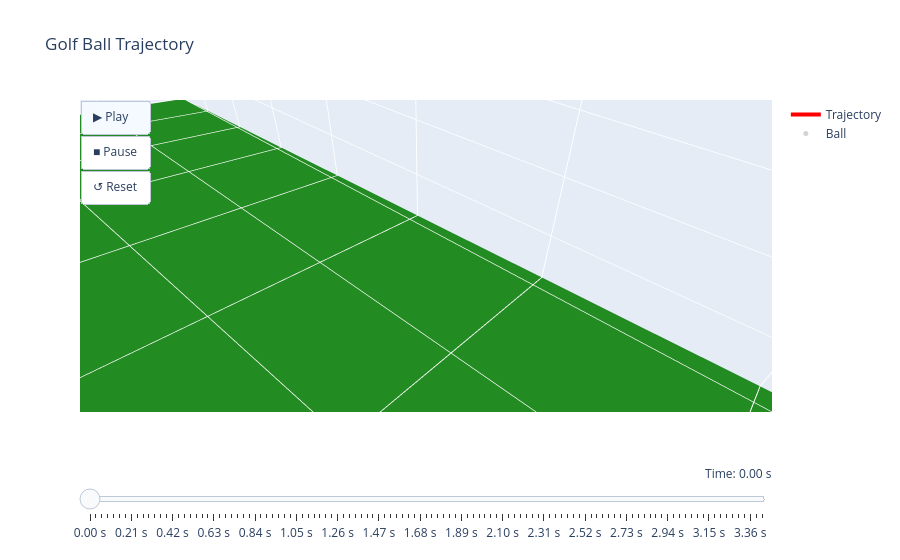

Notebook code for this chart:
### Code cell
animate(P0, V0, W0, wind, dt=0.01, randomize_wind=True)

### Figure 1 — Plotly figure (JSON) as saved in the notebook; plotly's stock layout.template omitted (floating-point values rounded to 4 significant figures)
{"data": [{"line": {"color": "red", "width": 4}, "mode": "lines", "name": "Trajectory", "type": "scatter3d", "x": [0], "y": [0], "z": [0]}, {"marker": {"color": "Lightgray", "size": 5}, "mode": "markers+text", "name": "Ball", "text": ["Start"], "textfont": {"color": "white", "size": 12}, "type": "scatter3d", "x": [0], "y": [0], "z": [0]}], "layout": {"scene": {"aspectmode": "manual", "aspectratio": {"x": 28.46, "y": 130.2, "z": 22.25}, "camera": {"eye": {"x": 2, "y": 2, "z": 2}}, "xaxis": {"dtick": 10, "range": [-10, 18.46], "tickmode": "linear"}, "yaxis": {"dtick": 10, "range": [-10, 120.2], "tickmode": "linear"}, "zaxis": {"backgroundcolor": "rgb(34, 139, 34)", "range": [0, 22.25]}}, "sliders": [{"active": 0, "currentvalue": {"prefix": "Time: ", "visible": true, "xanchor": "right"}, "pad": {"b": 10, "t": 50}, "steps": [{"args": [["0"], {"frame": {"duration": 0, "redraw": true}, "mode": "immediate", "transition": {"duration": 0}}], "label": "0.00 s", "method": "animate"}, {"args": [["3"], {"frame": {"duration": 0, "redraw": true}, "mode": "immediate", "transition": {"duration": 0}}], "label": "0.03 s", "method": "animate"}, {"args": [["6"], {"frame": {"duration": 0, "redraw": true}, "mode": "immediate", "transition": {"duration": 0}}], "label": "0.06 s", "method": "animate"}, {"args": [["9"], {"frame": {"duration": 0, "redraw": true}, "mode": "immediate", "transition": {"duration": 0}}], "label": "0.09 s", "method": "animate"}, {"args": [["12"], {"frame": {"duration": 0, "redraw": true}, "mode": "immediate", "transition": {"duration": 0}}], "label": "0.12 s", "method": "animate"}, {"args": [["15"], {"frame": {"duration": 0, "redraw": true}, "mode": "immediate", "transition": {"duration": 0}}], "label": "0.15 s", "method": "animate"}, {"args": [["18"], {"frame": {"duration": 0, "redraw": true}, "mode": "immediate", "transition": {"duration": 0}}], "label": "0.18 s", "method": "animate"}, {"args": [["21"], {"frame": {"duration": 0, "redraw": true}, "mode": "immediate", "transition": {"duration": 0}}], "label": "0.21 s", "method": "animate"}, {"args": [["24"], {"frame": {"duration": 0, "redraw": true}, "mode": "immediate", "transition": {"duration": 0}}], "label": "0.24 s", "method": "animate"}, {"args": [["27"], {"frame": {"duration": 0, "redraw": true}, "mode": "immediate", "transition": {"duration": 0}}], "label": "0.27 s", "method": "animate"}, {"args": [["30"], {"frame": {"duration": 0, "redraw": true}, "mode": "immediate", "transition": {"duration": 0}}], "label": "0.30 s", "method": "animate"}, {"args": [["33"], {"frame": {"duration": 0, "redraw": true}, "mode": "immediate", "transition": {"duration": 0}}], "label": "0.33 s", "method": "animate"}, {"args": [["36"], {"frame": {"duration": 0, "redraw": true}, "mode": "immediate", "transition": {"duration": 0}}], "label": "0.36 s", "method": "animate"}, {"args": [["39"], {"frame": {"duration": 0, "redraw": true}, "mode": "immediate", "transition": {"duration": 0}}], "label": "0.39 s", "method": "animate"}, {"args": [["42"], {"frame": {"duration": 0, "redraw": true}, "mode": "immediate", "transition": {"duration": 0}}], "label": "0.42 s", "method": "animate"}, {"args": [["45"], {"frame": {"duration": 0, "redraw": true}, "mode": "immediate", "transition": {"duration": 0}}], "label": "0.45 s", "method": "animate"}, {"args": [["48"], {"frame": {"duration": 0, "redraw": true}, "mode": "immediate", "transition": {"duration": 0}}], "label": "0.48 s", "method": "animate"}, {"args": [["51"], {"frame": {"duration": 0, "redraw": true}, "mode": "immediate", "transition": {"duration": 0}}], "label": "0.51 s", "method": "animate"}, {"args": [["54"], {"frame": {"duration": 0, "redraw": true}, "mode": "immediate", "transition": {"duration": 0}}], "label": "0.54 s", "method": "animate"}, {"args": [["57"], {"frame": {"duration": 0, "redraw": true}, "mode": "immediate", "transition": {"duration": 0}}], "label": "0.57 s", "method": "animate"}, {"args": [["60"], {"frame": {"duration": 0, "redraw": true}, "mode": "immediate", "transition": {"duration": 0}}], "label": "0.60 s", "method": "animate"}, {"args": [["63"], {"frame": {"duration": 0, "redraw": true}, "mode": "immediate", "transition": {"duration": 0}}], "label": "0.63 s", "method": "animate"}, {"args": [["66"], {"frame": {"duration": 0, "redraw": true}, "mode": "immediate", "transition": {"duration": 0}}], "label": "0.66 s", "method": "animate"}, {"args": [["69"], {"frame": {"duration": 0, "redraw": true}, "mode": "immediate", "transition": {"duration": 0}}], "label": "0.69 s", "method": "animate"}, {"args": [["72"], {"frame": {"duration": 0, "redraw": true}, "mode": "immediate", "transition": {"duration": 0}}], "label": "0.72 s", "method": "animate"}, {"args": [["75"], {"frame": {"duration": 0, "redraw": true}, "mode": "immediate", "transition": {"duration": 0}}], "label": "0.75 s", "method": "animate"}, {"args": [["78"], {"frame": {"duration": 0, "redraw": true}, "mode": "immediate", "transition": {"duration": 0}}], "label": "0.78 s", "method": "animate"}, {"args": [["81"], {"frame": {"duration": 0, "redraw": true}, "mode": "immediate", "transition": {"duration": 0}}], "label": "0.81 s", "method": "animate"}, {"args": [["84"], {"frame": {"duration": 0, "redraw": true}, "mode": "immediate", "transition": {"duration": 0}}], "label": "0.84 s", "method": "animate"}, {"args": [["87"], {"frame": {"duration": 0, "redraw": true}, "mode": "immediate", "transition": {"duration": 0}}], "label": "0.87 s", "method": "animate"}, {"args": [["90"], {"frame": {"duration": 0, "redraw": true}, "mode": "immediate", "transition": {"duration": 0}}], "label": "0.90 s", "method": "animate"}, {"args": [["93"], {"frame": {"duration": 0, "redraw": true}, "mode": "immediate", "transition": {"duration": 0}}], "label": "0.93 s", "method": "animate"}, {"args": [["96"], {"frame": {"duration": 0, "redraw": true}, "mode": "immediate", "transition": {"duration": 0}}], "label": "0.96 s", "method": "animate"}, {"args": [["99"], {"frame": {"duration": 0, "redraw": true}, "mode": "immediate", "transition": {"duration": 0}}], "label": "0.99 s", "method": "animate"}, {"args": [["102"], {"frame": {"duration": 0, "redraw": true}, "mode": "immediate", "transition": {"duration": 0}}], "label": "1.02 s", "method": "animate"}, {"args": [["105"], {"frame": {"duration": 0, "redraw": true}, "mode": "immediate", "transition": {"duration": 0}}], "label": "1.05 s", "method": "animate"}, {"args": [["108"], {"frame": {"duration": 0, "redraw": true}, "mode": "immediate", "transition": {"duration": 0}}], "label": "1.08 s", "method": "animate"}, {"args": [["111"], {"frame": {"duration": 0, "redraw": true}, "mode": "immediate", "transition": {"duration": 0}}], "label": "1.11 s", "method": "animate"}, {"args": [["114"], {"frame": {"duration": 0, "redraw": true}, "mode": "immediate", "transition": {"duration": 0}}], "label": "1.14 s", "method": "animate"}, {"args": [["117"], {"frame": {"duration": 0, "redraw": true}, "mode": "immediate", "transition": {"duration": 0}}], "label": "1.17 s", "method": "animate"}, {"args": [["120"], {"frame": {"duration": 0, "redraw": true}, "mode": "immediate", "transition": {"duration": 0}}], "label": "1.20 s", "method": "animate"}, {"args": [["123"], {"frame": {"duration": 0, "redraw": true}, "mode": "immediate", "transition": {"duration": 0}}], "label": "1.23 s", "method": "animate"}, {"args": [["126"], {"frame": {"duration": 0, "redraw": true}, "mode": "immediate", "transition": {"duration": 0}}], "label": "1.26 s", "method": "animate"}, {"args": [["129"], {"frame": {"duration": 0, "redraw": true}, "mode": "immediate", "transition": {"duration": 0}}], "label": "1.29 s", "method": "animate"}, {"args": [["132"], {"frame": {"duration": 0, "redraw": true}, "mode": "immediate", "transition": {"duration": 0}}], "label": "1.32 s", "method": "animate"}, {"args": [["135"], {"frame": {"duration": 0, "redraw": true}, "mode": "immediate", "transition": {"duration": 0}}], "label": "1.35 s", "method": "animate"}, {"args": [["138"], {"frame": {"duration": 0, "redraw": true}, "mode": "immediate", "transition": {"duration": 0}}], "label": "1.38 s", "method": "animate"}, {"args": [["141"], {"frame": {"duration": 0, "redraw": true}, "mode": "immediate", "transition": {"duration": 0}}], "label": "1.41 s", "method": "animate"}, {"args": [["144"], {"frame": {"duration": 0, "redraw": true}, "mode": "immediate", "transition": {"duration": 0}}], "label": "1.44 s", "method": "animate"}, {"args": [["147"], {"frame": {"duration": 0, "redraw": true}, "mode": "immediate", "transition": {"duration": 0}}], "label": "1.47 s", "method": "animate"}, {"args": [["150"], {"frame": {"duration": 0, "redraw": true}, "mode": "immediate", "transition": {"duration": 0}}], "label": "1.50 s", "method": "animate"}, {"args": [["153"], {"frame": {"duration": 0, "redraw": true}, "mode": "immediate", "transition": {"duration": 0}}], "label": "1.53 s", "method": "animate"}, {"args": [["156"], {"frame": {"duration": 0, "redraw": true}, "mode": "immediate", "transition": {"duration": 0}}], "label": "1.56 s", "method": "animate"}, {"args": [["159"], {"frame": {"duration": 0, "redraw": true}, "mode": "immediate", "transition": {"duration": 0}}], "label": "1.59 s", "method": "animate"}, {"args": [["162"], {"frame": {"duration": 0, "redraw": true}, "mode": "immediate", "transition": {"duration": 0}}], "label": "1.62 s", "method": "animate"}, {"args": [["165"], {"frame": {"duration": 0, "redraw": true}, "mode": "immediate", "transition": {"duration": 0}}], "label": "1.65 s", "method": "animate"}, {"args": [["168"], {"frame": {"duration": 0, "redraw": true}, "mode": "immediate", "transition": {"duration": 0}}], "label": "1.68 s", "method": "animate"}, {"args": [["171"], {"frame": {"duration": 0, "redraw": true}, "mode": "immediate", "transition": {"duration": 0}}], "label": "1.71 s", "method": "animate"}, {"args": [["174"], {"frame": {"duration": 0, "redraw": true}, "mode": "immediate", "transition": {"duration": 0}}], "label": "1.74 s", "method": "animate"}, {"args": [["177"], {"frame": {"duration": 0, "redraw": true}, "mode": "immediate", "transition": {"duration": 0}}], "label": "1.77 s", "method": "animate"}, {"args": [["180"], {"frame": {"duration": 0, "redraw": true}, "mode": "immediate", "transition": {"duration": 0}}], "label": "1.80 s", "method": "animate"}, {"args": [["183"], {"frame": {"duration": 0, "redraw": true}, "mode": "immediate", "transition": {"duration": 0}}], "label": "1.83 s", "method": "animate"}, {"args": [["186"], {"frame": {"duration": 0, "redraw": true}, "mode": "immediate", "transition": {"duration": 0}}], "label": "1.86 s", "method": "animate"}, {"args": [["189"], {"frame": {"duration": 0, "redraw": true}, "mode": "immediate", "transition": {"duration": 0}}], "label": "1.89 s", "method": "animate"}, {"args": [["192"], {"frame": {"duration": 0, "redraw": true}, "mode": "immediate", "transition": {"duration": 0}}], "label": "1.92 s", "method": "animate"}, {"args": [["195"], {"frame": {"duration": 0, "redraw": true}, "mode": "immediate", "transition": {"duration": 0}}], "label": "1.95 s", "method": "animate"}, {"args": [["198"], {"frame": {"duration": 0, "redraw": true}, "mode": "immediate", "transition": {"duration": 0}}], "label": "1.98 s", "method": "animate"}, {"args": [["201"], {"frame": {"duration": 0, "redraw": true}, "mode": "immediate", "transition": {"duration": 0}}], "label": "2.01 s", "method": "animate"}, {"args": [["204"], {"frame": {"duration": 0, "redraw": true}, "mode": "immediate", "transition": {"duration": 0}}], "label": "2.04 s", "method": "animate"}, {"args": [["207"], {"frame": {"duration": 0, "redraw": true}, "mode": "immediate", "transition": {"duration": 0}}], "label": "2.07 s", "method": "animate"}, {"args": [["210"], {"frame": {"duration": 0, "redraw": true}, "mode": "immediate", "transition": {"duration": 0}}], "label": "2.10 s", "method": "animate"}, {"args": [["213"], {"frame": {"duration": 0, "redraw": true}, "mode": "immediate", "transition": {"duration": 0}}], "label": "2.13 s", "method": "animate"}, {"args": [["216"], {"frame": {"duration": 0, "redraw": true}, "mode": "immediate", "transition": {"duration": 0}}], "label": "2.16 s", "method": "animate"}, {"args": [["219"], {"frame": {"duration": 0, "redraw": true}, "mode": "immediate", "transition": {"duration": 0}}], "label": "2.19 s", "method": "animate"}, {"args": [["222"], {"frame": {"duration": 0, "redraw": true}, "mode": "immediate", "transition": {"duration": 0}}], "label": "2.22 s", "method": "animate"}, {"args": [["225"], {"frame": {"duration": 0, "redraw": true}, "mode": "immediate", "transition": {"duration": 0}}], "label": "2.25 s", "method": "animate"}, {"args": [["228"], {"frame": {"duration": 0, "redraw": true}, "mode": "immediate", "transition": {"duration": 0}}], "label": "2.28 s", "method": "animate"}, {"args": [["231"], {"frame": {"duration": 0, "redraw": true}, "mode": "immediate", "transition": {"duration": 0}}], "label": "2.31 s", "method": "animate"}, {"args": [["234"], {"frame": {"duration": 0, "redraw": true}, "mode": "immediate", "transition": {"duration": 0}}], "label": "2.34 s", "method": "animate"}, {"args": [["237"], {"frame": {"duration": 0, "redraw": true}, "mode": "immediate", "transition": {"duration": 0}}], "label": "2.37 s", "method": "animate"}, {"args": [["240"], {"frame": {"duration": 0, "redraw": true}, "mode": "immediate", "transition": {"duration": 0}}], "label": "2.40 s", "method": "animate"}, {"args": [["243"], {"frame": {"duration": 0, "redraw": true}, "mode": "immediate", "transition": {"duration": 0}}], "label": "2.43 s", "method": "animate"}, {"args": [["246"], {"frame": {"duration": 0, "redraw": true}, "mode": "immediate", "transition": {"duration": 0}}], "label": "2.46 s", "method": "animate"}, {"args": [["249"], {"frame": {"duration": 0, "redraw": true}, "mode": "immediate", "transition": {"duration": 0}}], "label": "2.49 s", "method": "animate"}, {"args": [["252"], {"frame": {"duration": 0, "redraw": true}, "mode": "immediate", "transition": {"duration": 0}}], "label": "2.52 s", "method": "animate"}, {"args": [["255"], {"frame": {"duration": 0, "redraw": true}, "mode": "immediate", "transition": {"duration": 0}}], "label": "2.55 s", "method": "animate"}, {"args": [["258"], {"frame": {"duration": 0, "redraw": true}, "mode": "immediate", "transition": {"duration": 0}}], "label": "2.58 s", "method": "animate"}, {"args": [["261"], {"frame": {"duration": 0, "redraw": true}, "mode": "immediate", "transition": {"duration": 0}}], "label": "2.61 s", "method": "animate"}, {"args": [["264"], {"frame": {"duration": 0, "redraw": true}, "mode": "immediate", "transition": {"duration": 0}}], "label": "2.64 s", "method": "animate"}, {"args": [["267"], {"frame": {"duration": 0, "redraw": true}, "mode": "immediate", "transition": {"duration": 0}}], "label": "2.67 s", "method": "animate"}, {"args": [["270"], {"frame": {"duration": 0, "redraw": true}, "mode": "immediate", "transition": {"duration": 0}}], "label": "2.70 s", "method": "animate"}, {"args": [["273"], {"frame": {"duration": 0, "redraw": true}, "mode": "immediate", "transition": {"duration": 0}}], "label": "2.73 s", "method": "animate"}, {"args": [["276"], {"frame": {"duration": 0, "redraw": true}, "mode": "immediate", "transition": {"duration": 0}}], "label": "2.76 s", "method": "animate"}, {"args": [["279"], {"frame": {"duration": 0, "redraw": true}, "mode": "immediate", "transition": {"duration": 0}}], "label": "2.79 s", "method": "animate"}, {"args": [["282"], {"frame": {"duration": 0, "redraw": true}, "mode": "immediate", "transition": {"duration": 0}}], "label": "2.82 s", "method": "animate"}, {"args": [["285"], {"frame": {"duration": 0, "redraw": true}, "mode": "immediate", "transition": {"duration": 0}}], "label": "2.85 s", "method": "animate"}, {"args": [["288"], {"frame": {"duration": 0, "redraw": true}, "mode": "immediate", "transition": {"duration": 0}}], "label": "2.88 s", "method": "animate"}, {"args": [["291"], {"frame": {"duration": 0, "redraw": true}, "mode": "immediate", "transition": {"duration": 0}}], "label": "2.91 s", "method": "animate"}, {"args": [["294"], {"frame": {"duration": 0, "redraw": true}, "mode": "immediate", "transition": {"duration": 0}}], "label": "2.94 s", "method": "animate"}, {"args": [["297"], {"frame": {"duration": 0, "redraw": true}, "mode": "immediate", "transition": {"duration": 0}}], "label": "2.97 s", "method": "animate"}, {"args": [["300"], {"frame": {"duration": 0, "redraw": true}, "mode": "immediate", "transition": {"duration": 0}}], "label": "3.00 s", "method": "animate"}, {"args": [["303"], {"frame": {"duration": 0, "redraw": true}, "mode": "immediate", "transition": {"duration": 0}}], "label": "3.03 s", "method": "animate"}, {"args": [["306"], {"frame": {"duration": 0, "redraw": true}, "mode": "immediate", "transition": {"duration": 0}}], "label": "3.06 s", "method": "animate"}, {"args": [["309"], {"frame": {"duration": 0, "redraw": true}, "mode": "immediate", "transition": {"duration": 0}}], "label": "3.09 s", "method": "animate"}, {"args": [["312"], {"frame": {"duration": 0, "redraw": true}, "mode": "immediate", "transition": {"duration": 0}}], "label": "3.12 s", "method": "animate"}, {"args": [["315"], {"frame": {"duration": 0, "redraw": true}, "mode": "immediate", "transition": {"duration": 0}}], "label": "3.15 s", "method": "animate"}, {"args": [["318"], {"frame": {"duration": 0, "redraw": true}, "mode": "immediate", "transition": {"duration": 0}}], "label": "3.18 s", "method": "animate"}, {"args": [["321"], {"frame": {"duration": 0, "redraw": true}, "mode": "immediate", "transition": {"duration": 0}}], "label": "3.21 s", "method": "animate"}, {"args": [["324"], {"frame": {"duration": 0, "redraw": true}, "mode": "immediate", "transition": {"duration": 0}}], "label": "3.24 s", "method": "animate"}, {"args": [["327"], {"frame": {"duration": 0, "redraw": true}, "mode": "immediate", "transition": {"duration": 0}}], "label": "3.27 s", "method": "animate"}, {"args": [["330"], {"frame": {"duration": 0, "redraw": true}, "mode": "immediate", "transition": {"duration": 0}}], "label": "3.30 s", "method": "animate"}, {"args": [["333"], {"frame": {"duration": 0, "redraw": true}, "mode": "immediate", "transition": {"duration": 0}}], "label": "3.33 s", "method": "animate"}, {"args": [["336"], {"frame": {"duration": 0, "redraw": true}, "mode": "immediate", "transition": {"duration": 0}}], "label": "3.36 s", "method": "animate"}, {"args": [["339"], {"frame": {"duration": 0, "redraw": true}, "mode": "immediate", "transition": {"duration": 0}}], "label": "3.39 s", "method": "animate"}, {"args": [["342"], {"frame": {"duration": 0, "redraw": true}, "mode": "immediate", "transition": {"duration": 0}}], "label": "3.42 s", "method": "animate"}]}], "title": {"text": "Golf Ball Trajectory"}, "updatemenus": [{"buttons": [{"args": [null, {"frame": {"duration": 27.0, "redraw": true}, "fromcurrent": true}], "label": "▶ Play", "method": "animate"}, {"args": [[null], {"frame": {"duration": 0, "redraw": true}, "mode": "immediate", "transition": {"duration": 0}}], "label": "■ Pause", "method": "animate"}, {"args": [["0"], {"frame": {"duration": 0, "redraw": true}, "mode": "immediate", "transition": {"duration": 0}}], "label": "↺ Reset", "method": "animate"}], "showactive": true, "type": "buttons", "x": 0.1, "xanchor": "right", "y": 1, "yanchor": "top"}]}}
